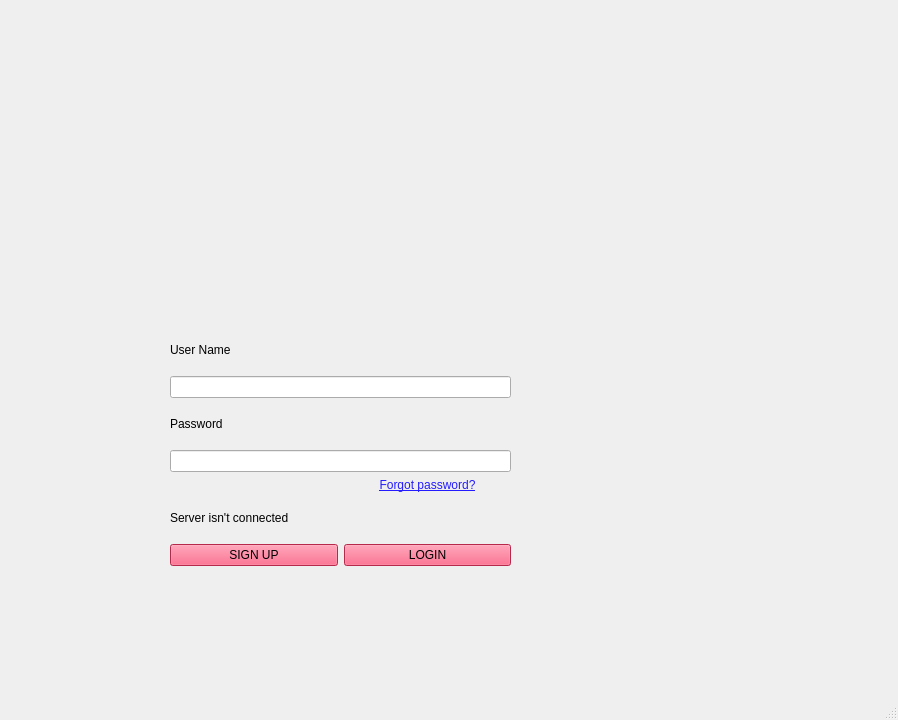
<?xml version="1.0" encoding="UTF-8"?>
<ui version="4.0">
 <class>Login</class>
 <widget class="QMainWindow" name="Login">
  <property name="geometry">
   <rect>
    <x>0</x>
    <y>0</y>
    <width>898</width>
    <height>720</height>
   </rect>
  </property>
  <property name="windowTitle">
   <string>Login page</string>
  </property>
  <widget class="QWidget" name="centralwidget">
   <widget class="QLabel" name="label_3">
    <property name="geometry">
     <rect>
      <x>140</x>
      <y>320</y>
      <width>309</width>
      <height>20</height>
     </rect>
    </property>
    <property name="text">
     <string/>
    </property>
   </widget>
   <widget class="QStackedWidget" name="stackedWidget">
    <property name="geometry">
     <rect>
      <x>160</x>
      <y>320</y>
      <width>361</width>
      <height>261</height>
     </rect>
    </property>
    <property name="currentIndex">
     <number>0</number>
    </property>
    <widget class="QWidget" name="page">
     <widget class="QWidget" name="verticalLayoutWidget">
      <property name="geometry">
       <rect>
        <x>10</x>
        <y>10</y>
        <width>341</width>
        <height>236</height>
       </rect>
      </property>
      <layout class="QVBoxLayout" name="verticalLayout">
       <item>
        <widget class="QLabel" name="label">
         <property name="text">
          <string>User Name</string>
         </property>
        </widget>
       </item>
       <item>
        <widget class="QLineEdit" name="LE_UserName"/>
       </item>
       <item>
        <widget class="QLabel" name="label_2">
         <property name="text">
          <string>Password</string>
         </property>
        </widget>
       </item>
       <item>
        <widget class="QLineEdit" name="LE_Password"/>
       </item>
       <item>
        <layout class="QHBoxLayout" name="horizontalLayout_2">
         <item>
          <widget class="QLabel" name="label_5">
           <property name="layoutDirection">
            <enum>Qt::RightToLeft</enum>
           </property>
           <property name="styleSheet">
            <string notr="true">color: rgb(48, 96, 255);</string>
           </property>
           <property name="text">
            <string>&lt;!DOCTYPE HTML PUBLIC &quot;-//W3C//DTD HTML 4.0//EN&quot; &quot;http://www.w3.org/TR/REC-html40/strict.dtd&quot;&gt;
&lt;html&gt;&lt;head&gt;&lt;meta name=&quot;qrichtext&quot; content=&quot;1&quot; /&gt;&lt;meta charset=&quot;utf-8&quot; /&gt;&lt;style type=&quot;text/css&quot;&gt;
p, li { white-space: pre-wrap; }
hr { height: 1px; border-width: 0; }
li.unchecked::marker { content: &quot;\2610&quot;; }
li.checked::marker { content: &quot;\2612&quot;; }
&lt;/style&gt;&lt;/head&gt;&lt;body style=&quot; font-family:'Segoe UI'; font-size:9pt; font-weight:400; font-style:normal;&quot;&gt;
&lt;p style=&quot;-qt-paragraph-type:empty; margin-top:12px; margin-bottom:12px; margin-left:0px; margin-right:0px; -qt-block-indent:0; text-indent:0px;&quot;&gt;&lt;br /&gt;&lt;/p&gt;&lt;/body&gt;&lt;/html&gt;</string>
           </property>
           <property name="alignment">
            <set>Qt::AlignRight|Qt::AlignTrailing|Qt::AlignVCenter</set>
           </property>
          </widget>
         </item>
         <item>
          <widget class="QPushButton" name="PB_ForgetPassword">
           <property name="toolTip">
            <string>&lt;html&gt;&lt;head/&gt;&lt;body&gt;&lt;p align=&quot;right&quot;&gt;&lt;span style=&quot; text-decoration: underline;&quot;&gt;Forgot password?&lt;/span&gt;&lt;/p&gt;&lt;/body&gt;&lt;/html&gt;</string>
           </property>
           <property name="layoutDirection">
            <enum>Qt::LeftToRight</enum>
           </property>
           <property name="styleSheet">
            <string notr="true">color: rgb(36, 28, 255);
background-color: transparent;
border: transparent;
font: 9pt &quot;Segoe UI&quot;;
text-decoration: underline;</string>
           </property>
           <property name="text">
            <string>Forgot password?</string>
           </property>
          </widget>
         </item>
        </layout>
       </item>
       <item>
        <widget class="QLabel" name="Connectionlabel">
         <property name="text">
          <string>Server isn't connected</string>
         </property>
        </widget>
       </item>
       <item>
        <layout class="QHBoxLayout" name="horizontalLayout">
         <item>
          <widget class="QPushButton" name="PB_SignUp">
           <property name="styleSheet">
            <string notr="true">background-color: rgb(255, 57, 103);</string>
           </property>
           <property name="text">
            <string>SIGN UP</string>
           </property>
          </widget>
         </item>
         <item>
          <widget class="QPushButton" name="PB_LogIn">
           <property name="styleSheet">
            <string notr="true">background-color: rgb(255, 57, 103);</string>
           </property>
           <property name="text">
            <string>LOGIN</string>
           </property>
          </widget>
         </item>
        </layout>
       </item>
      </layout>
     </widget>
    </widget>
    <widget class="QWidget" name="page_3">
     <widget class="QWidget" name="">
      <property name="geometry">
       <rect>
        <x>10</x>
        <y>20</y>
        <width>351</width>
        <height>142</height>
       </rect>
      </property>
      <layout class="QVBoxLayout" name="verticalLayout_2">
       <item>
        <layout class="QHBoxLayout" name="horizontalLayout_3">
         <item>
          <widget class="QLabel" name="label_4">
           <property name="text">
            <string>Enter the MIP: </string>
           </property>
          </widget>
         </item>
         <item>
          <widget class="QLineEdit" name="LE_SignUpMIP"/>
         </item>
        </layout>
       </item>
       <item>
        <layout class="QHBoxLayout" name="horizontalLayout_4">
         <item>
          <widget class="QLabel" name="label_6">
           <property name="text">
            <string>Enter the Account ID</string>
           </property>
          </widget>
         </item>
         <item>
          <widget class="QLineEdit" name="LE_SignUpAccID"/>
         </item>
        </layout>
       </item>
       <item>
        <layout class="QHBoxLayout" name="horizontalLayout_5">
         <item>
          <widget class="QLabel" name="label_7">
           <property name="text">
            <string>Enter your your name: </string>
           </property>
          </widget>
         </item>
         <item>
          <widget class="QLineEdit" name="LE_SignUpName"/>
         </item>
        </layout>
       </item>
       <item>
        <widget class="QPushButton" name="PB_SigNUP">
         <property name="text">
          <string>SignUp</string>
         </property>
        </widget>
       </item>
      </layout>
     </widget>
    </widget>
    <widget class="QWidget" name="page_2"/>
   </widget>
  </widget>
  <widget class="QMenuBar" name="menubar">
   <property name="geometry">
    <rect>
     <x>0</x>
     <y>0</y>
     <width>898</width>
     <height>25</height>
    </rect>
   </property>
  </widget>
  <widget class="QStatusBar" name="statusbar"/>
 </widget>
 <resources/>
 <connections/>
</ui>
